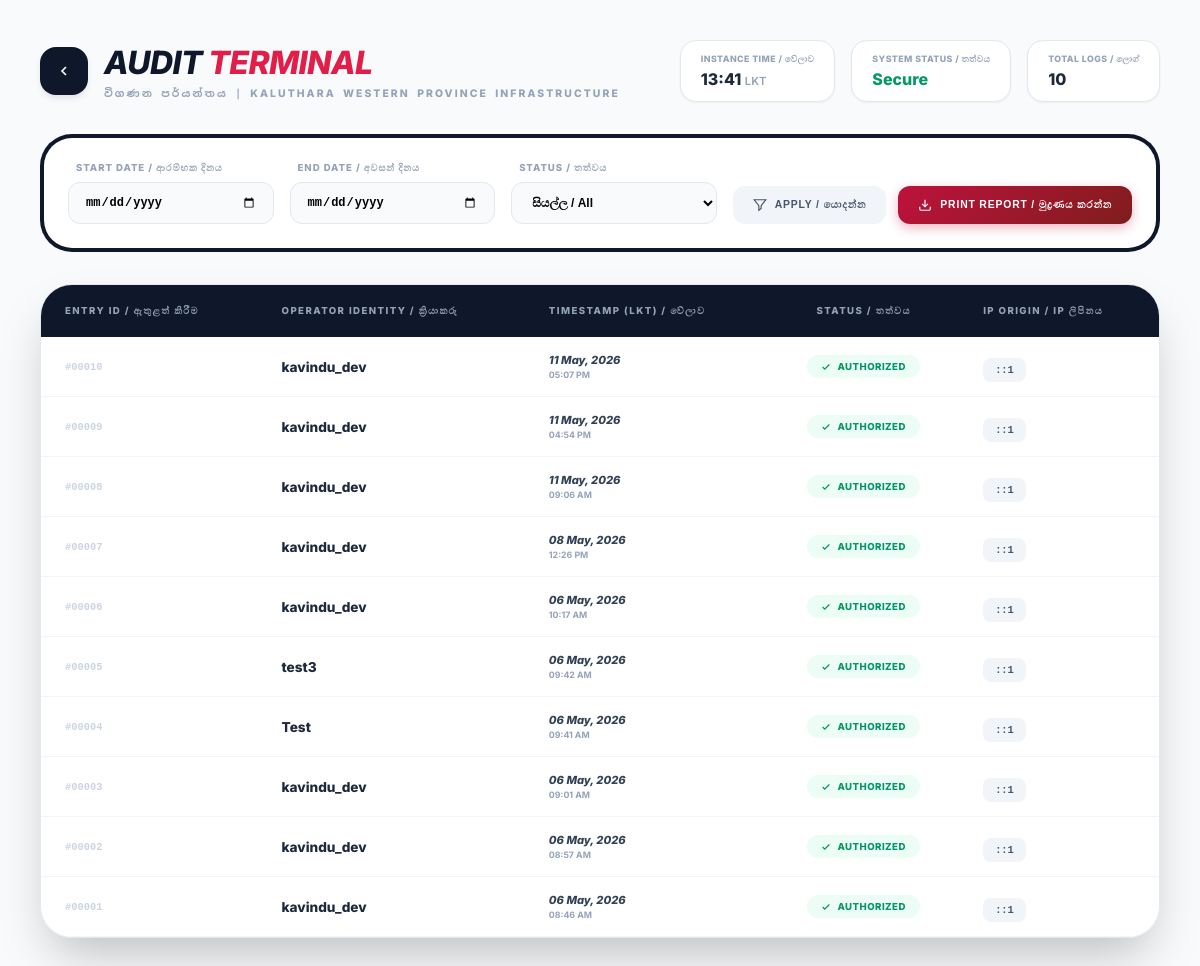
/user_sessions.php (signed in), run on the app's committed database.
### tables this page shows
CREATE TABLE `access_audit_logs` (
  `id` int(11) NOT NULL,
  `operator_name` varchar(100) NOT NULL,
  `event_time` datetime NOT NULL,
  `status` enum('AUTHORIZED','DENIED') NOT NULL,
  `ip_address` varchar(45) DEFAULT NULL,
  `user_agent` text DEFAULT NULL
);

### user_sessions.php (the view, shortened to what this page needs)
<?php
$conn = new mysqli("localhost", "root", "", "asb_file_system");
$conn->set_charset("utf8mb4");
$where_clauses = [];
$date_from = $_GET['date_from'] ?? '';
$date_to = $_GET['date_to'] ?? '';
$where_sql = count($where_clauses) > 0 ? "WHERE " . implode(" AND ", $where_clauses) : "";
$query = "SELECT * FROM access_audit_logs $where_sql ORDER BY event_time DESC";
$results = $conn->query($query);
$total_logs = $results->num_rows;
?>
<!DOCTYPE html>
<html lang="en">
<head>
    <link rel="stylesheet" href="css/audit-styles.css">
</head>
<body>
    <div class="app-container">
        <div class="main-wrapper">
            <div class="top-section no-print">
                <div class="back-section">
                    <a href="dashboard.php" class="back-button">
                        <svg width="16" height="16" viewBox="0 0 24 24" fill="none" stroke="currentColor" stroke-width="2.5">
                            <polyline points="15 18 9 12 15 6"/>
                        </svg>
                    </a>
                    <div>
                        <h2 class="page-title">Audit <span class="accent-text">Terminal</span></h2>
                        <p class="page-subtitle sinhala-text">විගණන පර්යන්තය | Kaluthara Western Province Infrastructure</p>
                    </div>
                </div>
                <div class="stats-cards">
                    <div class="stat-card">
                        <p class="stat-label">Instance Time / වේලාව</p>
                        <p class="stat-value"><?php echo date('H:i'); ?> <span class="stat-unit">LKT</span></p>
                    </div>
                    <div class="stat-card">
                        <p class="stat-label">System Status / තත්වය</p>
                        <p class="stat-value secure">Secure</p>
                    </div>
                    <div class="stat-card">
                        <p class="stat-label">Total Logs / ලොග්</p>
                        <p class="stat-value"><?php echo $total_logs; ?></p>
                    </div>
                </div>
            </div>
            <div class="filters-section no-print">
                <form class="filters-form" method="GET">
                    <div class="filter-group">
                        <label class="filter-label">Start Date / ආරම්භක දිනය</label>
                        <input type="date" name="date_from" value="<?php echo htmlspecialchars($date_from); ?>" class="filter-input">
                    </div>
                    <div class="filter-group">
                        <label class="filter-label">End Date / අවසන් දිනය</label>
                        <input type="date" name="date_to" value="<?php echo htmlspecialchars($date_to); ?>" class="filter-input">
                    </div>
                    <div class="filter-group">
                        <label class="filter-label">Status / තත්වය</label>
                        <select name="status" class="filter-select">
                            <option value="">සියල්ල / All</option>
                        </select>
                    </div>
                    <div class="filter-actions">
                        <button type="submit" class="btn-filter">
                            <svg width="14" height="14" viewBox="0 0 24 24" fill="none" stroke="currentColor" stroke-width="2">
                                <polygon points="22 3 2 3 10 13 10 21 14 18 14 13 22 3"/>
                            </svg>
                            Apply / යොදන්න
                        </button>
                        <button type="button" onclick="window.print()" class="btn-print">
                            <svg width="14" height="14" viewBox="0 0 24 24" fill="none" stroke="currentColor" stroke-width="2">
                                <path d="M21 15v4a2 2 0 0 1-2 2H5a2 2 0 0 1-2-2v-4"/>
                                <polyline points="7 10 12 15 17 10"/>
                                <line x1="12" y1="15" x2="12" y2="3"/>
                            </svg>
                            Print Report / මුද්‍රණය කරන්න
                        </button>
                    </div>
                </form>
            </div>
            <div class="table-container">
                <table class="data-table">
                    <thead>
                        <tr>
                            <th>Entry ID / ඇතුළත් කිරීම</th>
                            <th>Operator Identity / ක්‍රියාකරු</th>
                            <th>Timestamp (LKT) / වේලාව</th>
                            <th class="text-center">Status / තත්වය</th>
                            <th>IP Origin / IP ලිපිනය</th>
                        </tr>
                    </thead>
                    <tbody>
                        <?php if ($results && $results->num_rows > 0): ?>
                            <?php while($row = $results->fetch_assoc()): ?>
                            <tr class="table-row">
                                <td class="entry-id">#<?php echo sprintf("%05d", $row['id']); ?></td>
                                <td class="operator-name"><?php echo htmlspecialchars($row['operator_name']); ?></td>
                                <td>
                                    <p class="date-display"><?php echo date('d M, Y', strtotime($row['event_time'])); ?></p>
                                    <p class="time-display"><?php echo date('h:i A', strtotime($row['event_time'])); ?></p>
                                </td>
                                <td class="text-center">
                                    <span class="status-badge <?php echo $row['status'] == 'AUTHORIZED' ? 'status-authorized' : 'status-denied'; ?>">
                                        <svg width="10" height="10" viewBox="0 0 24 24" fill="none" stroke="currentColor" stroke-width="3">
                                            <?php if($row['status'] == 'AUTHORIZED'): ?>
                                                <polyline points="20 6 9 17 4 12"/>
                                            <?php else: ?>
                                                <line x1="18" y1="6" x2="6" y2="18"/>
                                                <line x1="6" y1="6" x2="18" y2="18"/>
                                            <?php endif; ?>
                                        </svg>
                                        <?php echo $row['status']; ?>
                                    </span>
                                </td>
                                <td class="ip-address">
                                    <code><?php echo htmlspecialchars($row['ip_address'] ?: '::1'); ?></code>
                                </td>
                            </tr>
                            <?php endwhile; ?>
                        <?php endif; ?>
                    </tbody>
                </table>
            </div>
        </div>
    </div>
</body>
</html>

### data on the page
access_audit_logs: id "00010", operator_name "kavindu_dev", event_time "11 May, 2026", event_time "05:07 PM", status "AUTHORIZED", ip_address "::1"
access_audit_logs: id "00009", operator_name "kavindu_dev", event_time "11 May, 2026", event_time "04:54 PM", status "AUTHORIZED", ip_address "::1"
access_audit_logs: id "00008", operator_name "kavindu_dev", event_time "11 May, 2026", event_time "09:06 AM", status "AUTHORIZED", ip_address "::1"
access_audit_logs: id "00007", operator_name "kavindu_dev", event_time "08 May, 2026", event_time "12:26 PM", status "AUTHORIZED", ip_address "::1"
access_audit_logs: id "00006", operator_name "kavindu_dev", event_time "06 May, 2026", event_time "10:17 AM", status "AUTHORIZED", ip_address "::1"
access_audit_logs: id "00005", operator_name "test3", event_time "06 May, 2026", event_time "09:42 AM", status "AUTHORIZED", ip_address "::1"
access_audit_logs: id "00004", operator_name "Test", event_time "06 May, 2026", event_time "09:41 AM", status "AUTHORIZED", ip_address "::1"
access_audit_logs: id "00003", operator_name "kavindu_dev", event_time "06 May, 2026", event_time "09:01 AM", status "AUTHORIZED", ip_address "::1"
access_audit_logs: id "00002", operator_name "kavindu_dev", event_time "06 May, 2026", event_time "08:57 AM", status "AUTHORIZED", ip_address "::1"
access_audit_logs: id "00001", operator_name "kavindu_dev", event_time "06 May, 2026", event_time "08:46 AM", status "AUTHORIZED", ip_address "::1"

### other printed values
$total_logs "10"
